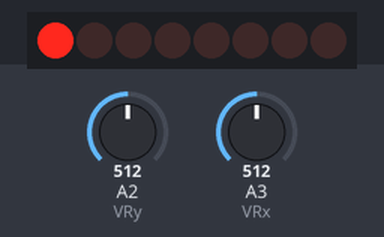
Bench run of a sketch on a simulated Arduino Uno, built with avr-gcc and run on an emulated ATmega328P. Shown: 8 shift-register outputs drawn as a row of LEDs (first output left, lit = HIGH). Wiring (inferred from the names in the program): shift register (74HC595): data pin 13; shift clock pin 11; latch pin 12. Wiring (inferred from the signals the program sends): row of LEDs: on Q0, Q1, Q2, Q3, Q4, Q5, Q6, Q7. The inputs (shaded band) are chosen by the test bench; at power-on: A3 (VRx) = 512, A2 (VRy) = 512.

Above: at 1.2 s.
1.3 s: A3 (VRx) set to 586
2.8 s: A3 (VRx) set to 614
At 2.83 s:
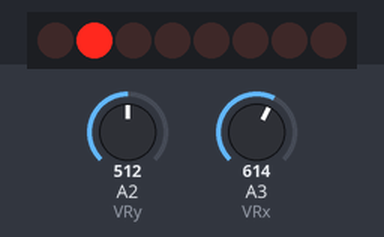
At 3.31 s:
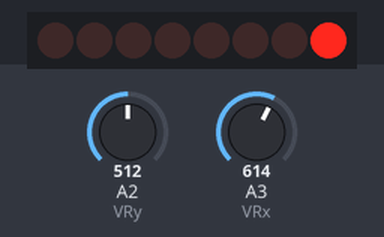
4.5 s: A3 (VRx) set to 590
6.0 s: A3 (VRx) set to 610
At 6.05 s:
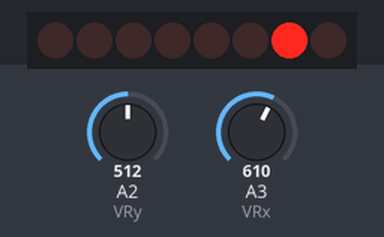
Timing chart, 0 to 8.9 s (numbered marks = the images above; inputs shaded):
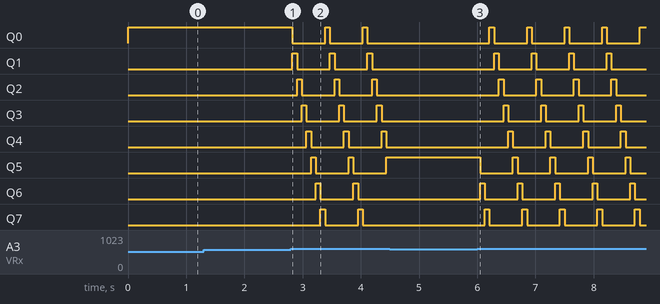

The sketch:

_8x8_LED.ino
```cpp
int Latch = 12; // connect to pin 12 on the '595
int Clock = 11; // connect to pin 11 on the '595
int Data = 13; // connect to pin 14 on the '595
int VRx = 3;
int VRy = 2;
int X = 1;
int Y = 1;
int table[] = {0,1,2,4,8,16,32,64,128};
int dX = 0;
int dY = 255;

void setup()
{
 pinMode(Clock,OUTPUT);
 pinMode(Latch,OUTPUT);
 pinMode(Data,OUTPUT);
}

void loop()
{
  if (analogRead(VRx) > 600)
  {
    if (Y < 8)
    {
      Y += 1;
    } else
    {
      Y = 1;
    }
  }
  if (analogRead(VRx) < 400)
  {
    if (Y > 1)
    {
      Y -= 1;
    } else
    {
      Y = 8;
    }
  }
  if (analogRead(VRy) < 400)
  {
    if (X < 8)
    {
      X += 1;
    } else
    {
      X = 1;
    }
  }
  if (analogRead(VRy) > 600)
  {
    if (X > 1)
    {
      X -= 1;
    } else
    {
      X = 8;
    }
  }
  dX = table[X];
  dY = 255 - table[Y];
  digitalWrite(Latch, LOW);
  shiftOut(Data, Clock, MSBFIRST,dX);
  digitalWrite(Latch, HIGH);
  digitalWrite(Latch, LOW);
  shiftOut(Data, Clock, MSBFIRST,dY);
  digitalWrite(Latch, HIGH);
  delay(80);
}
```

Measured:
- the behaviour switches between 600 and 601 on A3 (VRx) (found by bisection; images 0 and 1)
- after the input at 1.3 s, every drawn part: stays the same
- after the input at 2.8 s, Q0, Q1: alternates HIGH for 0.08 s and LOW for 0.56 s, starting at once
- after the input at 4.5 s, every drawn part: stays the same
- after the input at 6.0 s, Q0: alternates HIGH for 0.08 s and LOW for 0.56 s, starting after 0.21 s; Q1: alternates HIGH for 0.08 s and LOW for 0.56 s, starting after 0.29 s
